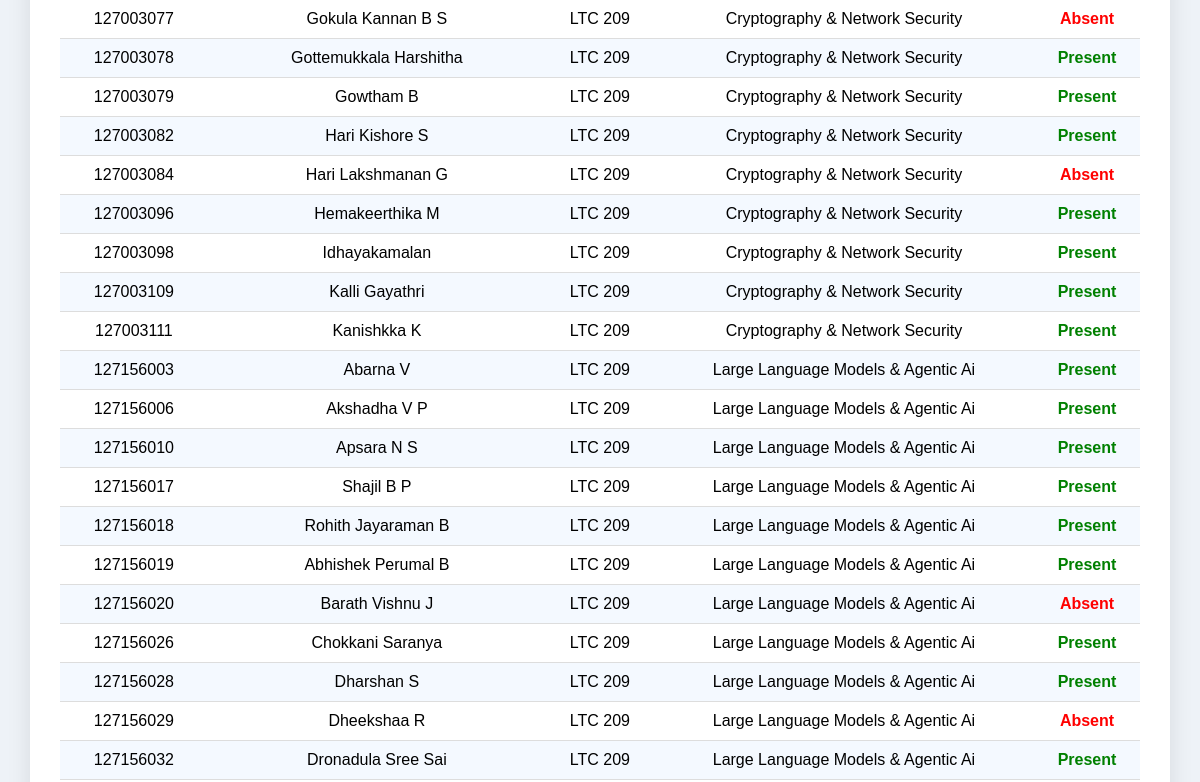
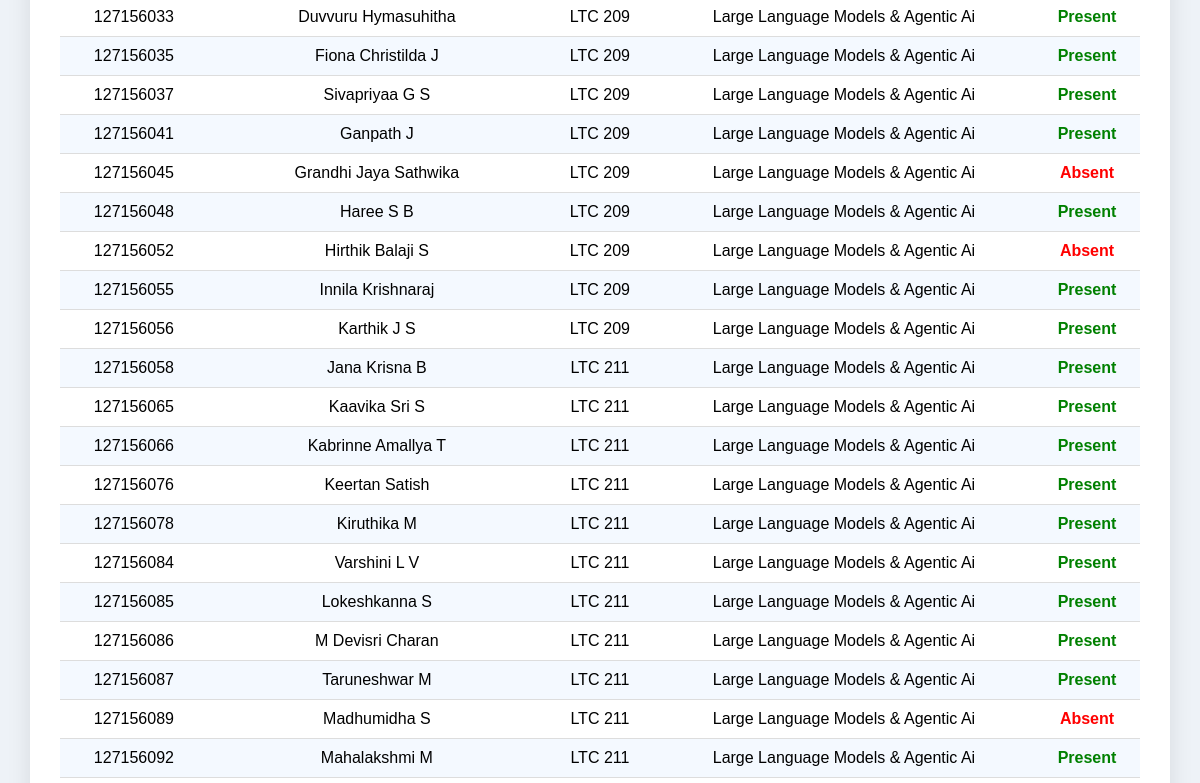
The page /admin-dashboard/ (signed in, middle part) on the database as committed earlier (2 pictures, top to bottom).
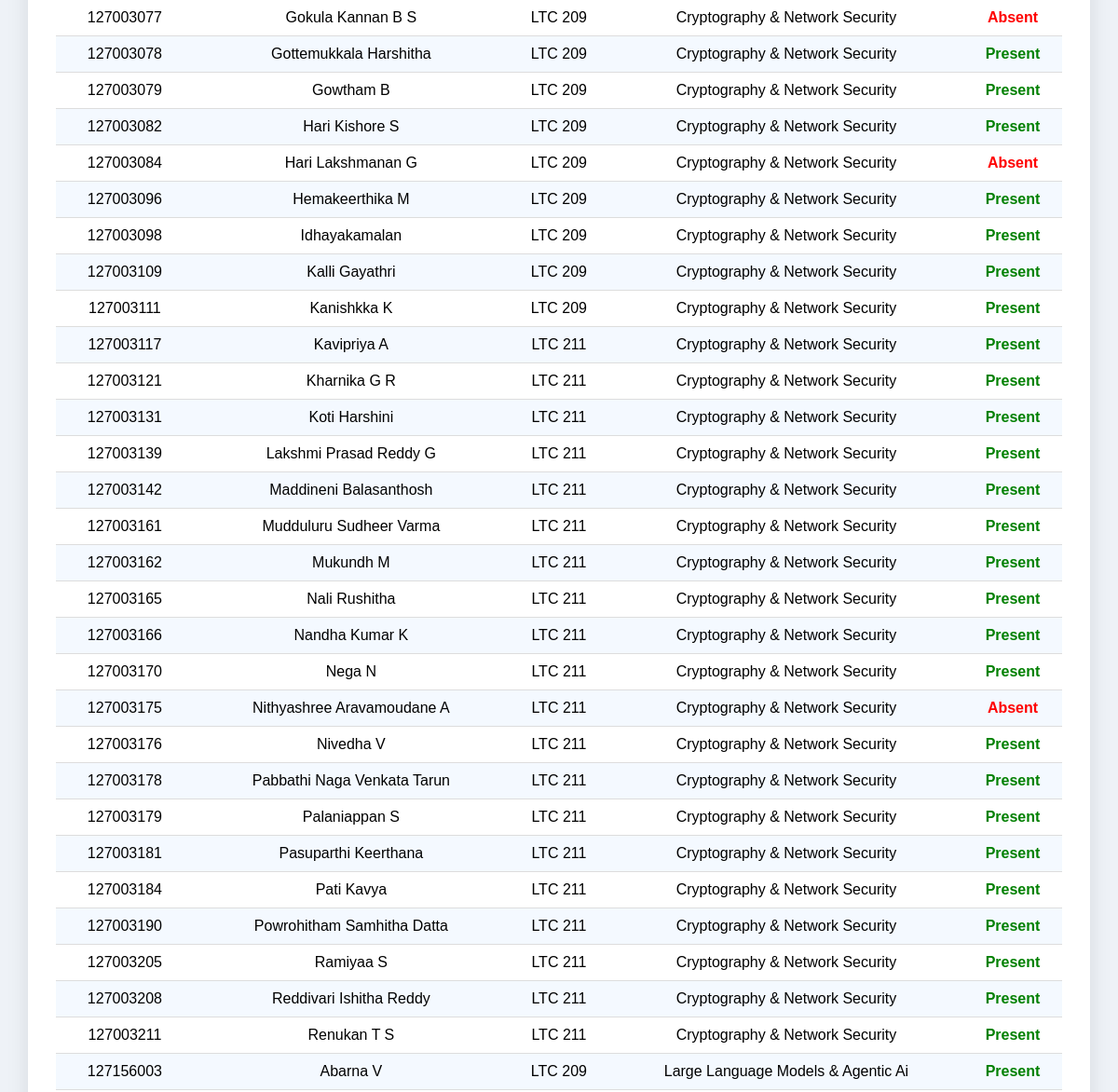
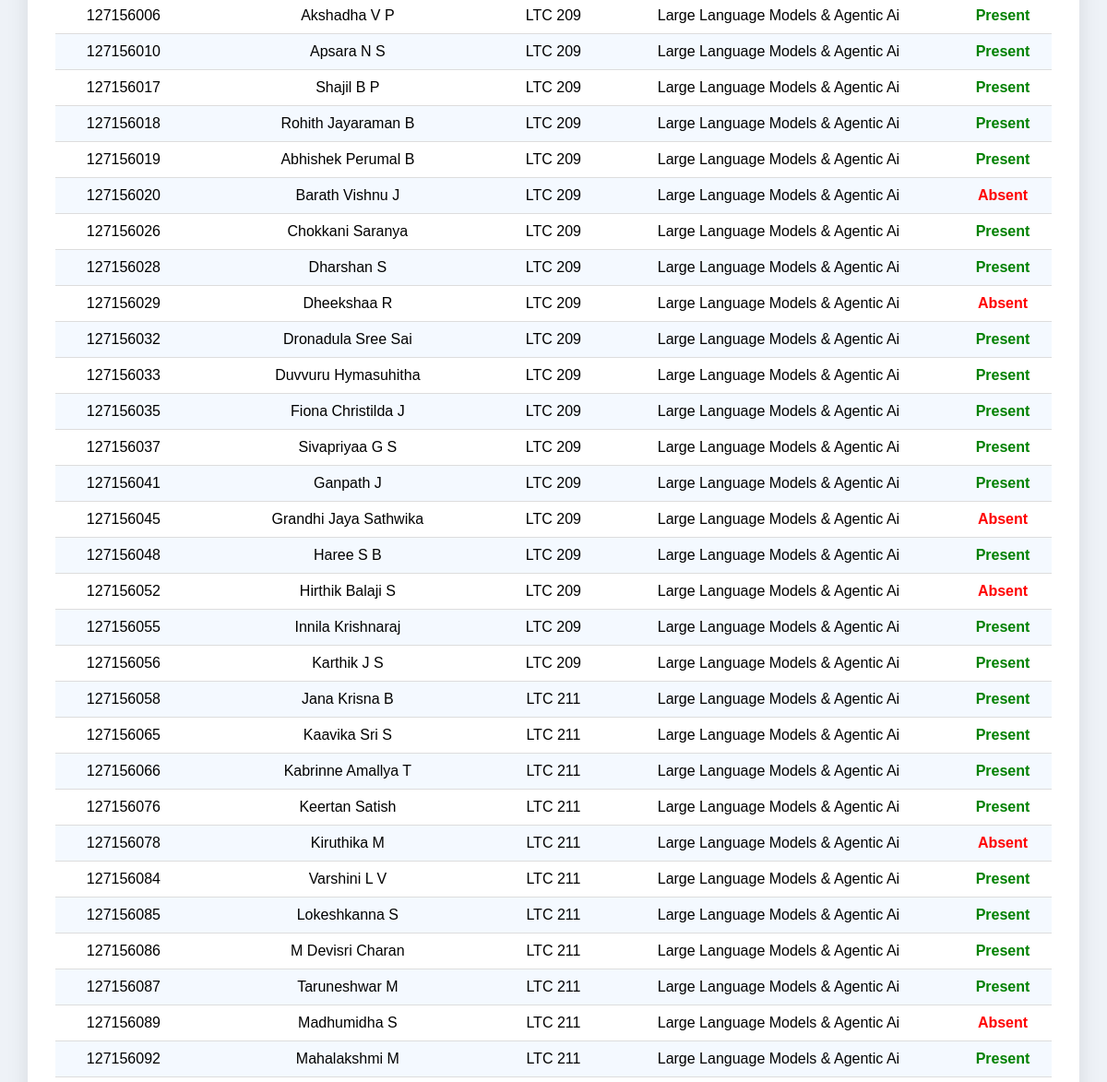
The same page on the database as committed later (2 pictures, top to bottom).
### exam/models.py (models this page shows, shortened)
class Attendance(models.Model):
    student = models.ForeignKey(Student, on_delete=models.CASCADE)
    status = models.CharField(
        max_length=10,
        choices=[('Present', 'Present'), ('Absent', 'Absent')]
    )
    timestamp = models.DateTimeField(auto_now_add=True)
    class Meta:
        ordering = ['student__reg_no']

class Student(models.Model):
    reg_no = models.CharField(max_length=20)
    name = models.CharField(max_length=100)
    year = models.ForeignKey(Year, on_delete=models.CASCADE)
    branch = models.ForeignKey(Branch, on_delete=models.CASCADE)
    section = models.ForeignKey(Section, on_delete=models.CASCADE)
    exam = models.ForeignKey(Exam, on_delete=models.CASCADE)
    hall = models.ForeignKey(Hall, on_delete=models.CASCADE)
    class Meta:
        ordering = ['reg_no']

class Hall(models.Model):
    hall_no = models.CharField(max_length=20)
    exam = exam = models.ForeignKey(
        Exam,
        on_delete=models.CASCADE,
        null=True,
        blank=True
    )

class Exam(models.Model):
    SESSION_CHOICES = [
        ('Session 1', 'Session 1'),
        ('Session 2', 'Session 2'),
	('Session 3', 'Session 3'),
	('Session 4', 'Session 4')
    ]
    subject = models.CharField(max_length=100)
    date = models.DateField()
    session = models.CharField(
        max_length=20,
        choices=SESSION_CHOICES,
        default='Session 1'
    )
    start_time = models.TimeField(null=True, blank=True)

### exam/views.py (the view)
# urls.py: path('admin-dashboard/', views.admin_dashboard, name='admin_dashboard'),
@staff_member_required
def admin_dashboard(request):
    exams = Exam.objects.all()
    selected_exam_id = request.GET.get("exam")
    records = Attendance.objects.select_related(
        'student',
        'student__exam',
        'student__hall'
    )
    if selected_exam_id:
        records = records.filter(student__exam_id=selected_exam_id)
    return render(request, 'exam/admin_dashboard.html', {
        'records': records,
        'exams': exams,
        'selected_exam_id': selected_exam_id
    })

### exam/templates/exam/admin_dashboard.html (shortened to what this page needs)
<!DOCTYPE html>
<html>
<head>
</head>
<body>
<div class="container">
    <table>
        {% for record in records %}
        <tr>
            <td>{{ record.student.reg_no }}</td>
            <td>{{ record.student.name }}</td>
            <td>{{ record.student.hall.hall_no }}</td>
            <td>{{ record.student.exam.subject }}</td>
            <td class="{% if record.status == 'Present' %}present{% else %}absent{% endif %}">
                {{ record.status }}
            </td>
        </tr>
        {% endfor %}
    </table>
</div>
</body>
</html>

### exam/templates/exam/admin_dashboard.html (style rules this page uses)
body { margin: 0; font-family: Arial, Helvetica, sans-serif; background: #eef2f7; }
.container { width: 90%; margin: 40px auto; background: white; padding: 30px; border-radius: 15px; box-shadow: 0px 6px 25px rgba(0,0,0,0.1); }
table { width: 100%; border-collapse: collapse; margin-top: 15px; }
tr:nth-child(even) { background-color: #f4f9ff; }
.present { color: green; font-weight: bold; }
.absent { color: red; font-weight: bold; }

Rows that differ between the two databases and show on the page:
added Attendance: student.reg_no "127003117", student.name "Kavipriya A", student.hall.hall_no "LTC 211", student.exam.subject "Cryptography & Network Security", status "Present"
added Attendance: student.reg_no "127003121", student.name "Kharnika G R", student.hall.hall_no "LTC 211", student.exam.subject "Cryptography & Network Security", status "Present"
added Attendance: student.reg_no "127003131", student.name "Koti Harshini", student.hall.hall_no "LTC 211", student.exam.subject "Cryptography & Network Security", status "Present"
added Attendance: student.reg_no "127003139", student.name "Lakshmi Prasad Reddy G", student.hall.hall_no "LTC 211", student.exam.subject "Cryptography & Network Security", status "Present"
added Attendance: student.reg_no "127003142", student.name "Maddineni Balasanthosh", student.hall.hall_no "LTC 211", student.exam.subject "Cryptography & Network Security", status "Present"
added Attendance: student.reg_no "127003161", student.name "Mudduluru Sudheer Varma", student.hall.hall_no "LTC 211", student.exam.subject "Cryptography & Network Security", status "Present"
added Attendance: student.reg_no "127003162", student.name "Mukundh M", student.hall.hall_no "LTC 211", student.exam.subject "Cryptography & Network Security", status "Present"
added Attendance: student.reg_no "127003165", student.name "Nali Rushitha", student.hall.hall_no "LTC 211", student.exam.subject "Cryptography & Network Security", status "Present"
added Attendance: student.reg_no "127003166", student.name "Nandha Kumar K", student.hall.hall_no "LTC 211", student.exam.subject "Cryptography & Network Security", status "Present"
added Attendance: student.reg_no "127003170", student.name "Nega N", student.hall.hall_no "LTC 211", student.exam.subject "Cryptography & Network Security", status "Present"
added Attendance: student.reg_no "127003175", student.name "Nithyashree Aravamoudane A", student.hall.hall_no "LTC 211", student.exam.subject "Cryptography & Network Security", status "Absent"
added Attendance: student.reg_no "127003176", student.name "Nivedha V", student.hall.hall_no "LTC 211", student.exam.subject "Cryptography & Network Security", status "Present"
added Attendance: student.reg_no "127003178", student.name "Pabbathi Naga Venkata Tarun", student.hall.hall_no "LTC 211", student.exam.subject "Cryptography & Network Security", status "Present"
added Attendance: student.reg_no "127003179", student.name "Palaniappan S", student.hall.hall_no "LTC 211", student.exam.subject "Cryptography & Network Security", status "Present"
added Attendance: student.reg_no "127003181", student.name "Pasuparthi Keerthana", student.hall.hall_no "LTC 211", student.exam.subject "Cryptography & Network Security", status "Present"
added Attendance: student.reg_no "127003184", student.name "Pati Kavya", student.hall.hall_no "LTC 211", student.exam.subject "Cryptography & Network Security", status "Present"
added Attendance: student.reg_no "127003190", student.name "Powrohitham Samhitha Datta", student.hall.hall_no "LTC 211", student.exam.subject "Cryptography & Network Security", status "Present"
added Attendance: student.reg_no "127003205", student.name "Ramiyaa S", student.hall.hall_no "LTC 211", student.exam.subject "Cryptography & Network Security", status "Present"
added Attendance: student.reg_no "127003208", student.name "Reddivari Ishitha Reddy", student.hall.hall_no "LTC 211", student.exam.subject "Cryptography & Network Security", status "Present"
added Attendance: student.reg_no "127003211", student.name "Renukan T S", student.hall.hall_no "LTC 211", student.exam.subject "Cryptography & Network Security", status "Present"
changed Attendance "Kiruthika M": status "Present" → "Absent"
